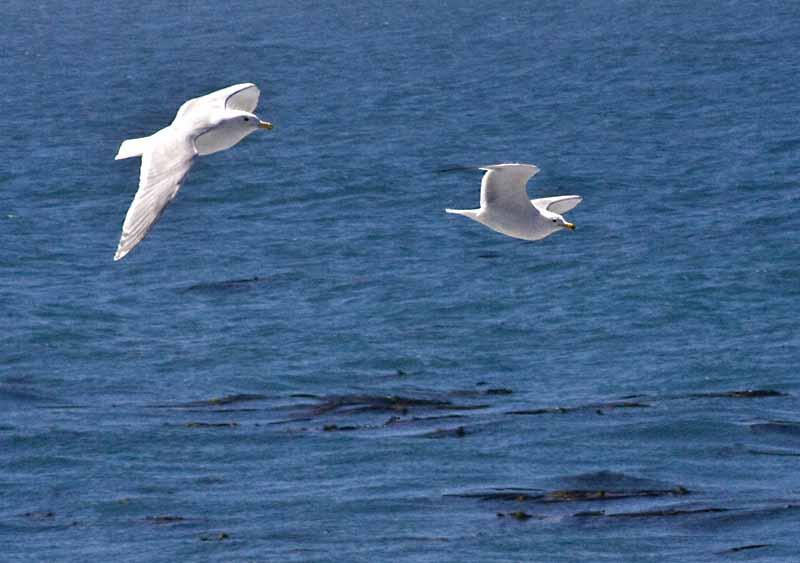
#> input picture testing_dataset/image/1.jpg, 800 x 563 px; its folder holds only this picture in this run
$ python -i utils.py   (imports and definitions only)   (older library calls are emulated)
#> lines starting #> are read from the running program, lines starting #| are printed output that depends on the picture; after the words box and inside, x2 and y2 are one past the last pixel; in counts of white or black regions, pixels touching at a corner belong together
#> further down, picture is the input picture: shape (563, 800, 3); mean B, G, R 137.7, 98.4, 65.1
import cv2
import numpy as np
import os
from skimage.feature import graycomatrix, graycoprops #type: ignore
from skimage.morphology import remove_small_objects #type: ignore


# [201 lines left out: functions get_file_names, get_image_name, segment_image_kmeans_with_spatial, split_regions_by_mask, vertical_line_score, horizontal_line_score and 4 more, not called in this run]

def watershed(image):
    # Step 1: Convert to grayscale
    gray = cv2.cvtColor(image, cv2.COLOR_BGR2GRAY)
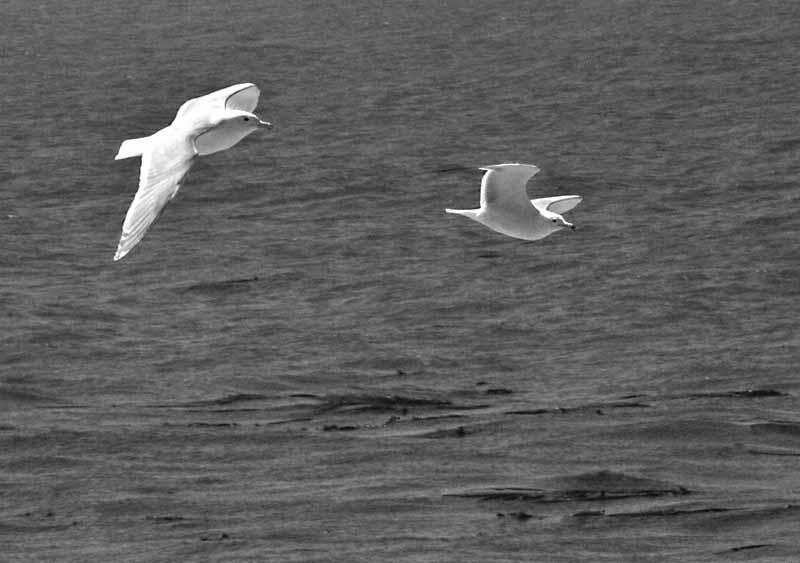
#> gray: shape (563, 800); min 1, max 255, mean 92.9

    # Step 2: Threshold to create a binary image
    _, binary = cv2.threshold(gray, 127, 255, cv2.THRESH_BINARY_INV + cv2.THRESH_OTSU)
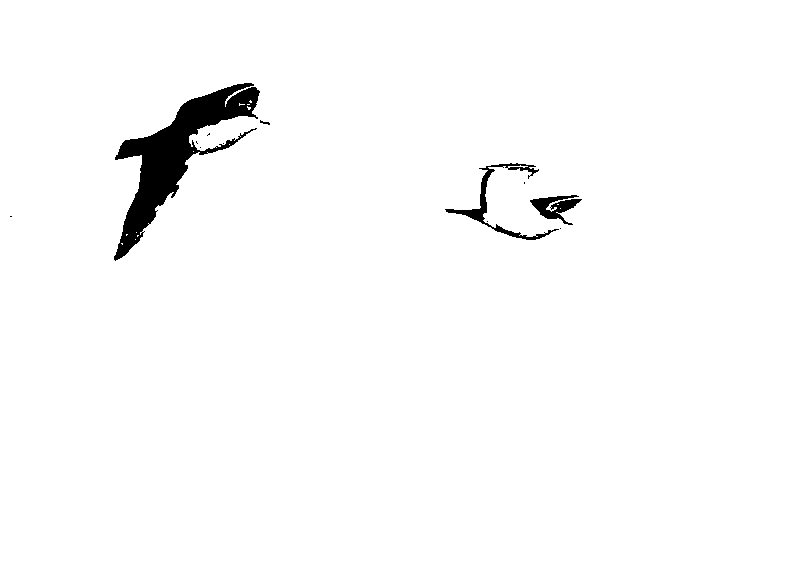
#> binary: shape (563, 800); 98% white; 12 black regions (8 under 20 px), largest, box (x1, y1, x2, y2) and area: (114, 83, 260, 261) 7439, (445, 163, 559, 240) 1012, (530, 195, 582, 225) 697, (260, 120, 270, 125) 22

    # Step 3: Remove noise using morphological operations
    kernel = np.ones((3, 3), np.uint8)
    opening = cv2.morphologyEx(binary, cv2.MORPH_OPEN, kernel, iterations=2)
#> opening: shape (563, 800); 97.9% white; 8 black regions (4 under 20 px), largest, box (x1, y1, x2, y2) and area: (114, 83, 260, 261) 7715, (445, 163, 559, 240) 1131, (530, 195, 582, 225) 796, (260, 120, 270, 125) 22

    # Step 4: Sure background area
    sure_bg = cv2.dilate(opening, kernel, iterations=3)
#> sure_bg: shape (563, 800); 98.7% white; 6 black regions (3 under 20 px), largest, box (x1, y1, x2, y2) and area: (120, 86, 255, 253) 5303, (536, 199, 576, 216) 366, (471, 212, 481, 218) 35

    # Step 5: Sure foreground area
    dist_transform = cv2.distanceTransform(opening, cv2.DIST_L2, 5)
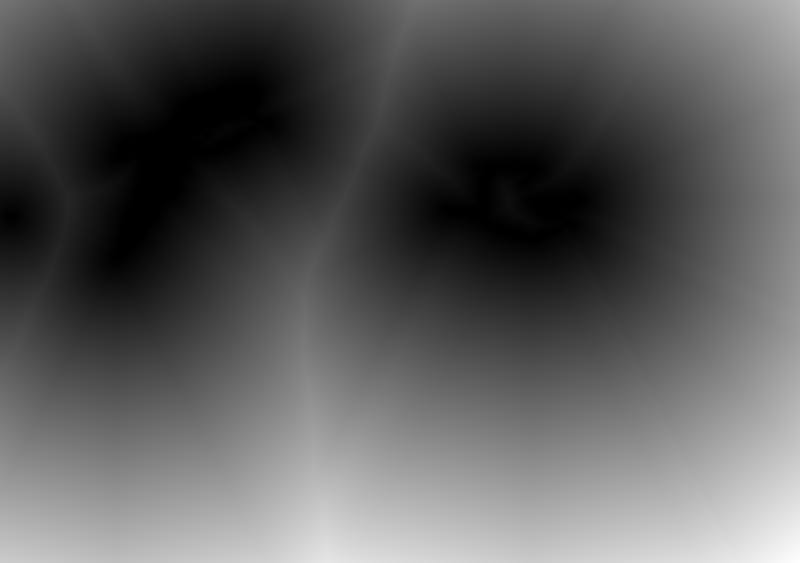
#> dist_transform: shape (563, 800) float32; min 0, max 406.3, mean 146.9; drawn with min black and max white
    _, sure_fg = cv2.threshold(dist_transform, 0.7 * dist_transform.max(), 255, 0)
#> sure_fg: shape (563, 800) float32; 10.4% white; 2 white regions, box (x1, y1, x2, y2) and area: (0, 396, 800, 563) 46770, (788, 0, 800, 16) 104

    # Step 6: Unknown region (border)
    sure_fg = np.uint8(sure_fg)
    unknown = cv2.subtract(sure_bg, sure_fg)
#> unknown: shape (563, 800); 88.3% white; 8 black regions (3 under 20 px), largest, box (x1, y1, x2, y2) and area: (0, 396, 800, 563) 46770, (120, 86, 255, 253) 5303, (536, 199, 576, 216) 366, (788, 0, 800, 16) 104, (471, 212, 481, 218) 35

    # Step 7: Marker labeling
    _, markers = cv2.connectedComponents(sure_fg)
#> markers: shape (563, 800) int32; 3 distinct labels, from 0 to 2

    # Add one to all labels so the background is not 0
    markers = markers + 1
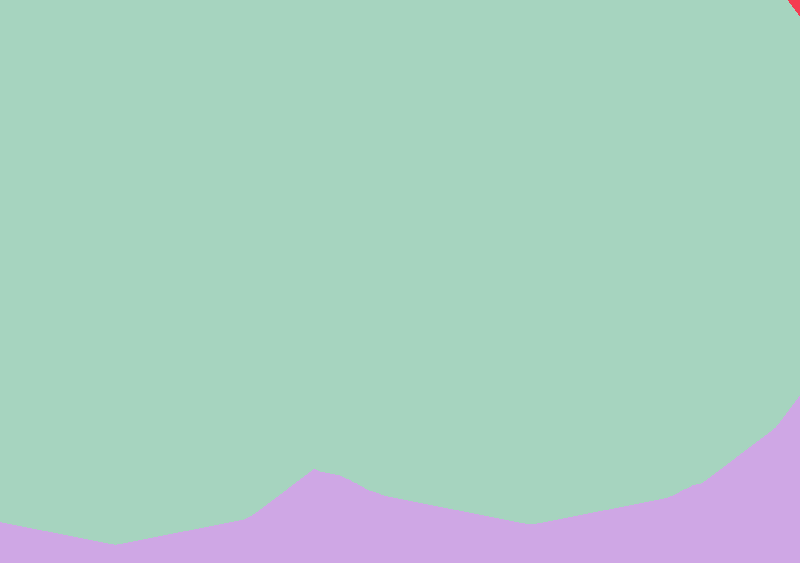
#> markers: shape (563, 800) int32; 3 distinct labels, from 1 to 3; one colour per label, 0 black

    # Mark the unknown region with zero
    markers[unknown == 255] = 0
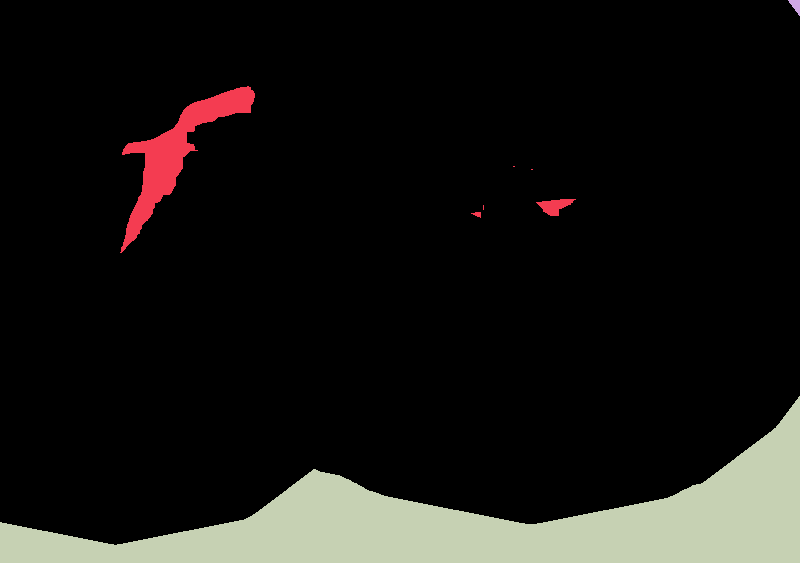
#> markers: shape (563, 800) int32; 4 distinct labels, from 0 to 3; one colour per label, 0 black

    # Step 8: Apply the watershed algorithm
    markers = cv2.watershed(image, markers)
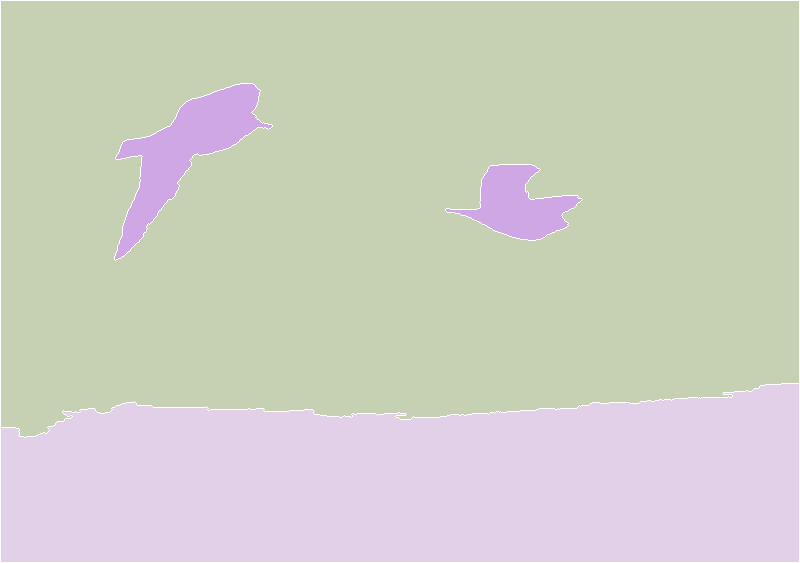
#> markers: shape (563, 800) int32; 4 distinct labels, from -1 to 3; one colour per label, 0 black, -1 white

    # Step 9: Generate binary output (e.g., foreground regions only)
    binary_output = np.zeros_like(markers, dtype=np.uint8)
    binary_output[markers > 1] = 255  # Regions with markers > 1 are foreground

    return binary_output


# [25 lines left out: functions post_process_mask, white_balance_gray_world, not called in this run]

>>> import cv2
>>> picture = cv2.imread('testing_dataset/image/1.jpg')
>>> result = watershed(picture)
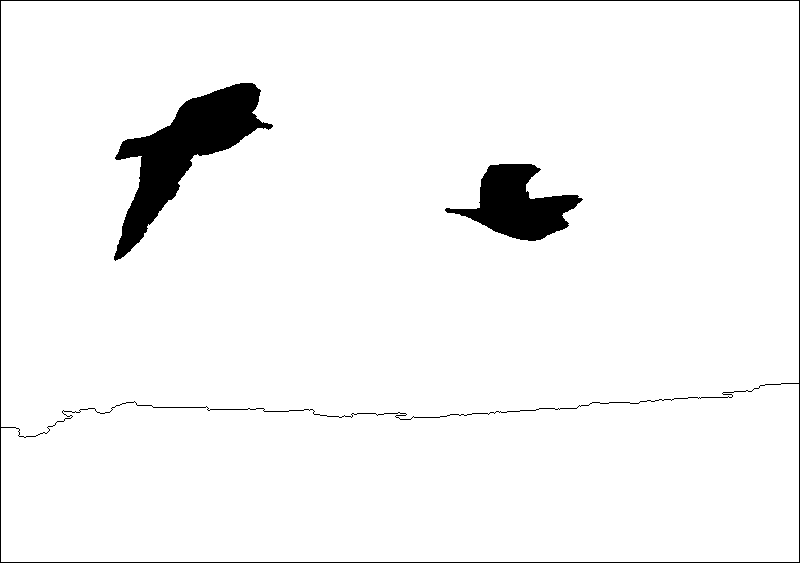
#> result: shape (563, 800); 95.9% white; 3 black regions, box (x1, y1, x2, y2) and area: (114, 83, 273, 261) 9393, (445, 164, 583, 241) 5261, (0, 0, 800, 563) 3615

$ run again, on testing_dataset/image/10.jpg
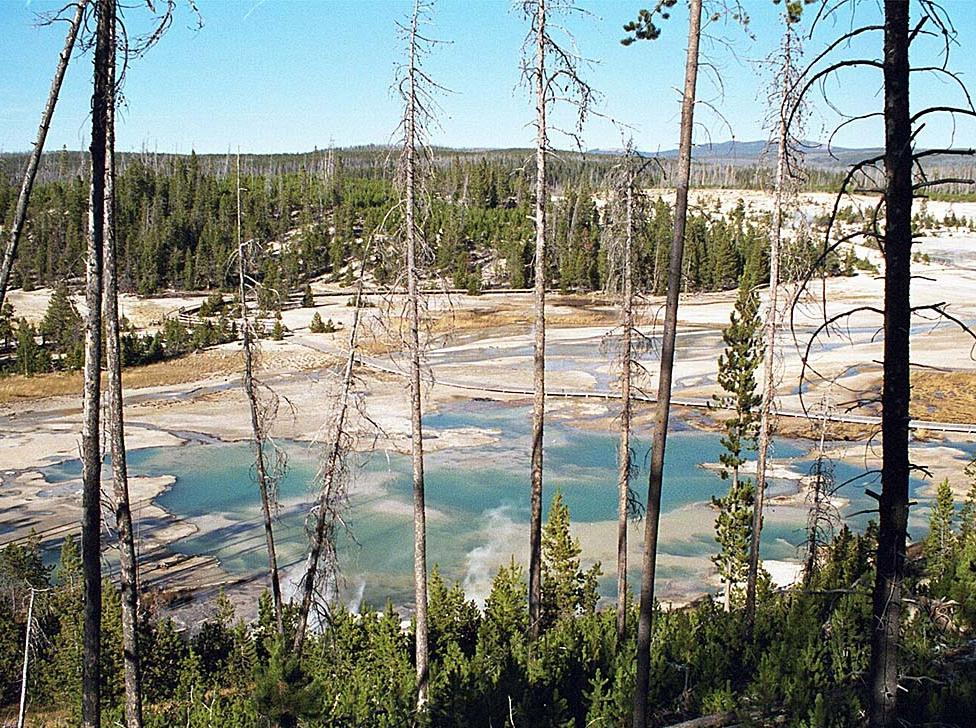
#> input picture testing_dataset/image/10.jpg, 976 x 728 px
#> picture is the input picture: shape (728, 976, 3); mean B, G, R 129.9, 139.3, 133.8
#> in watershed, `_, binary = cv2.threshold(gray, 127, 255, cv2.THRESH_BINARY_INV + cv2...`:
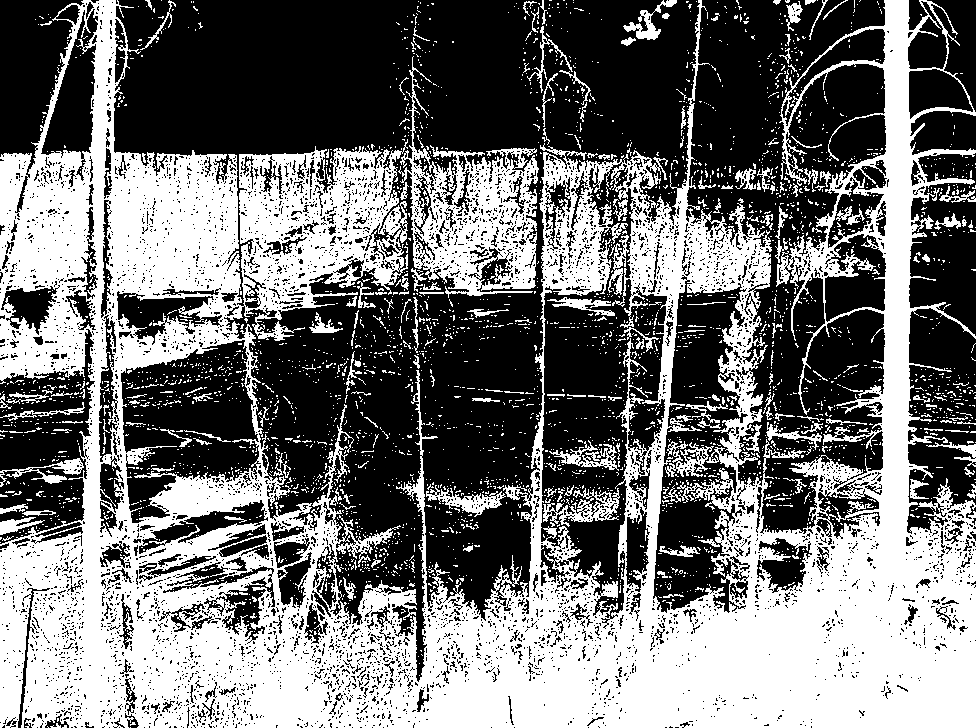
#> binary: shape (728, 976); 45.1% white; 3376 white regions (3175 under 20 px), largest, box (x1, y1, x2, y2) and area: (0, 0, 976, 728) 279742, (398, 56, 539, 298) 12343, (543, 488, 620, 527) 1140
#> opening: shape (728, 976); 28% white; 406 white regions (3 under 20 px), largest, box (x1, y1, x2, y2) and area: (378, 0, 976, 728) 85331, (114, 581, 382, 728) 16038, (108, 153, 241, 299) 14004
#> sure_bg: shape (728, 976); 40.7% white; 95 white regions, largest, box (x1, y1, x2, y2) and area: (0, 0, 976, 728) 239072, (627, 183, 774, 316) 9252, (431, 161, 540, 299) 8709
#> unknown: shape (728, 976); 40.6% white; 95 white regions, largest, box (x1, y1, x2, y2) and area: (0, 0, 976, 728) 238529, (627, 183, 774, 316) 9252, (431, 161, 540, 299) 8709
#> `result = watershed(picture)`:
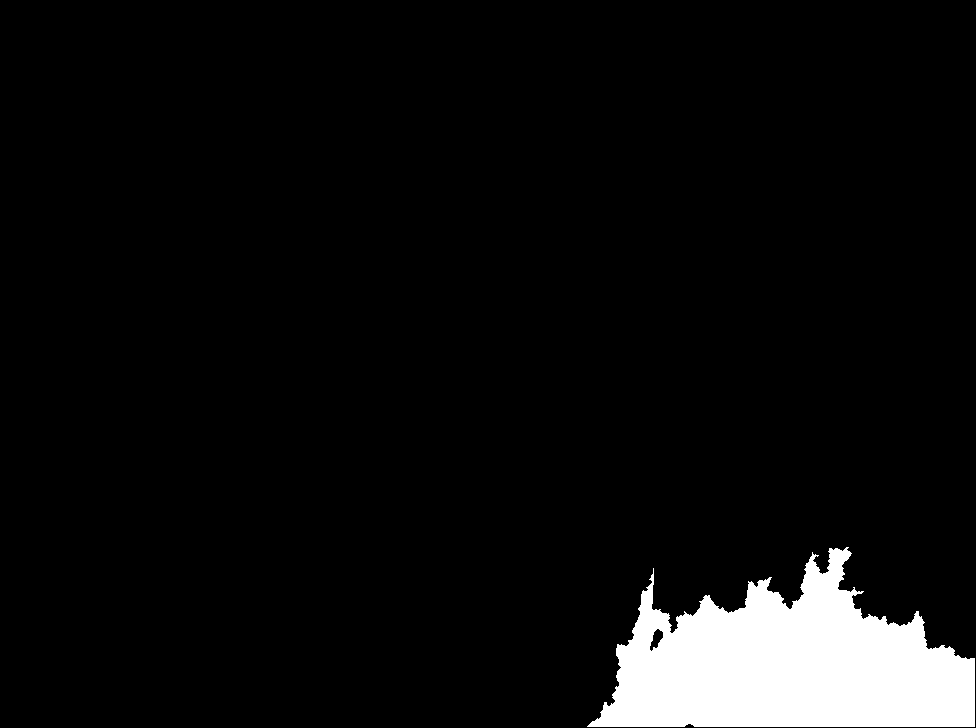
#> result: shape (728, 976); 6% white; 1 white region, box (x1, y1, x2, y2) and area: (587, 547, 975, 727) 42461

$ run again, on testing_dataset/image/11.jpg
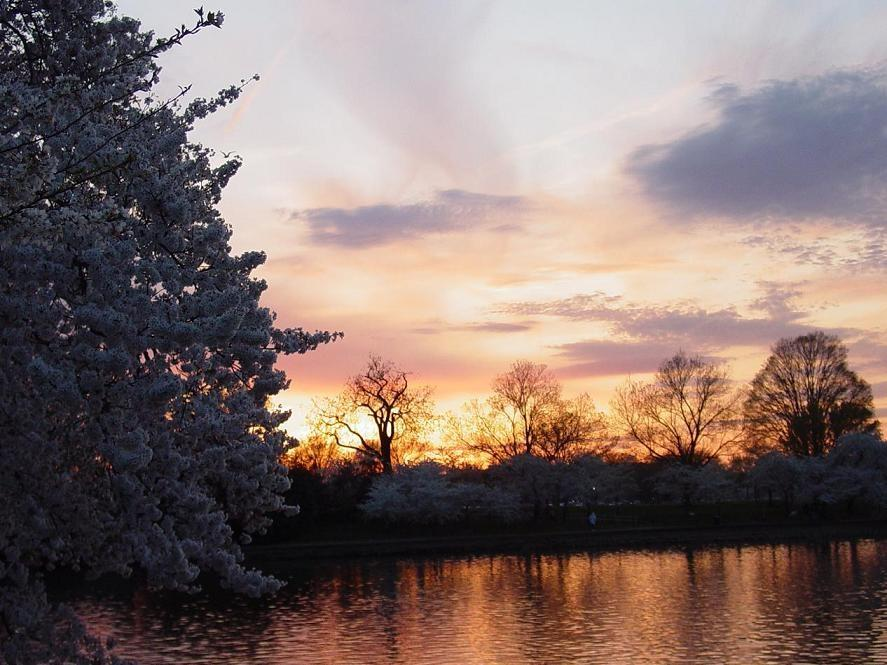
#> input picture testing_dataset/image/11.jpg, 887 x 665 px
#> picture is the input picture: shape (665, 887, 3); mean B, G, R 108.9, 114, 132
#> binary: shape (665, 887); 49.2% white; 537 white regions (521 under 20 px), largest, box (x1, y1, x2, y2) and area: (0, 0, 887, 665) 286879, (797, 130, 847, 172) 824, (846, 150, 876, 169) 200
#> opening: shape (665, 887); 45.5% white; 73 white regions (1 under 20 px), largest, box (x1, y1, x2, y2) and area: (0, 0, 887, 665) 262794, (541, 425, 584, 454) 555, (816, 135, 835, 168) 381
#> sure_bg: shape (665, 887); 49.8% white; 19 white regions, largest, box (x1, y1, x2, y2) and area: (0, 0, 887, 665) 289935, (806, 132, 838, 171) 867, (184, 98, 218, 125) 568
#> unknown: shape (665, 887); 48.9% white; 19 white regions, largest, box (x1, y1, x2, y2) and area: (0, 0, 887, 665) 284456, (806, 132, 838, 171) 867, (184, 98, 218, 125) 568
#> in watershed, `markers = cv2.watershed(image, markers)`:
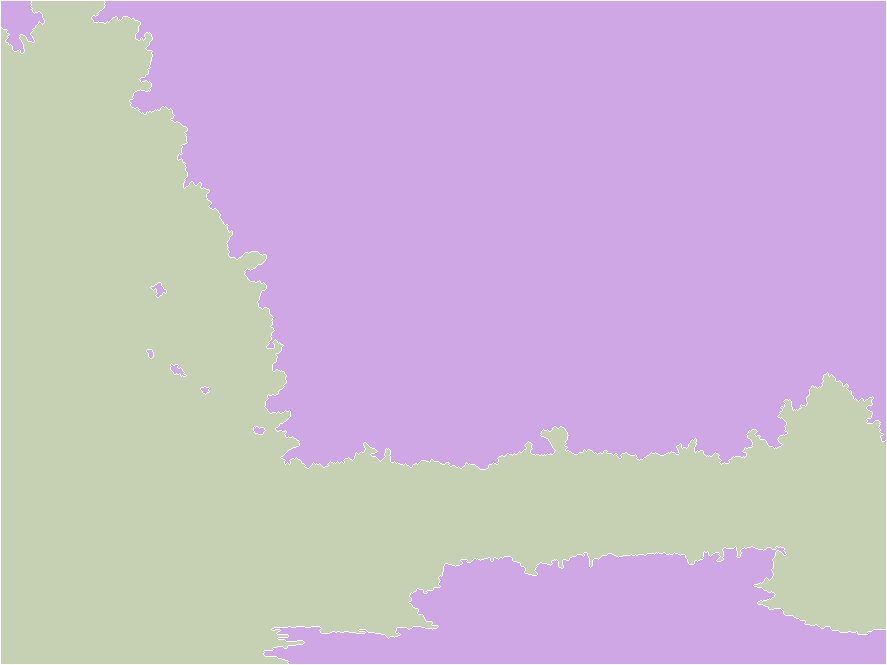
#> markers: shape (665, 887) int32; 3 distinct labels, from -1 to 2; one colour per label, 0 black, -1 white
#> `result = watershed(picture)`:
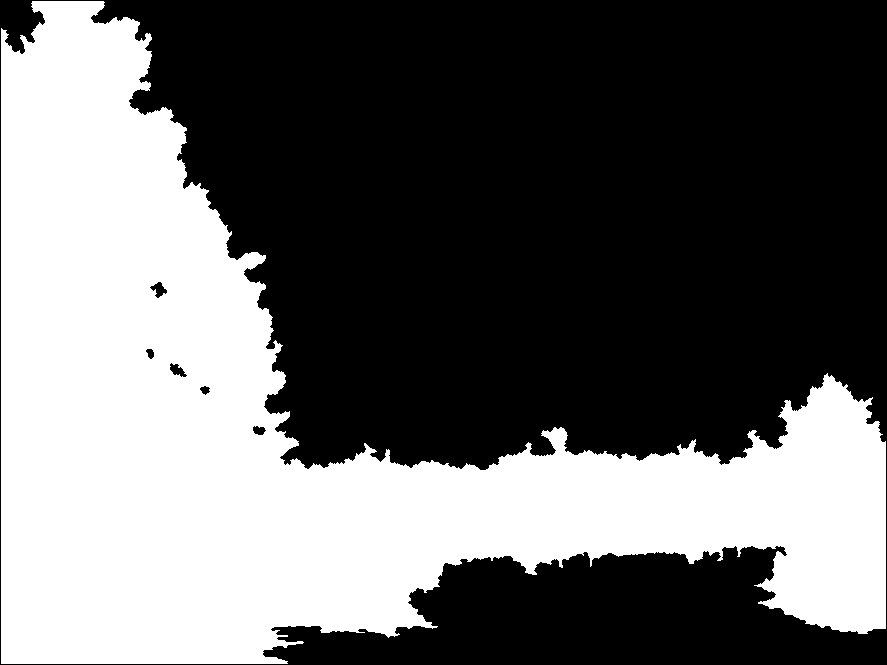
#> result: shape (665, 887); 40.6% white; 1 white region, box (x1, y1, x2, y2) and area: (1, 1, 886, 664) 239554

$ run again, on testing_dataset/image/12.jpg
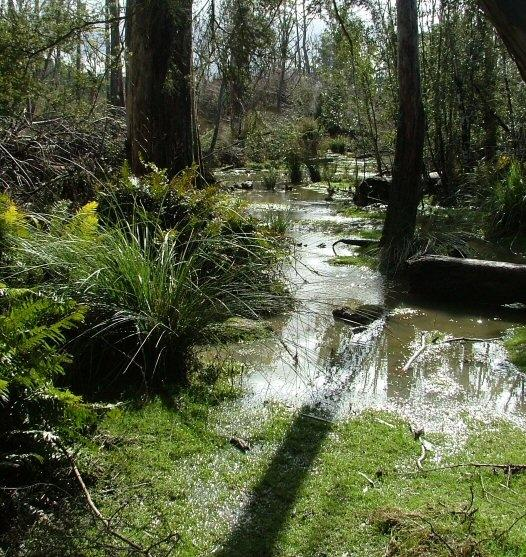
#> input picture testing_dataset/image/12.jpg, 526 x 557 px
#> picture is the input picture: shape (557, 526, 3); mean B, G, R 62.9, 90.1, 82.8
#> binary: shape (557, 526); 64.2% white; 4393 black regions (4240 under 20 px), largest, box (x1, y1, x2, y2) and area: (73, 149, 526, 557) 69930, (0, 195, 146, 290) 3910, (246, 0, 342, 101) 3513
#> opening: shape (557, 526); 40.7% white; 171 white regions (5 under 20 px), largest, box (x1, y1, x2, y2) and area: (350, 0, 526, 339) 39057, (86, 0, 287, 189) 19618, (44, 241, 257, 415) 17406
#> sure_bg: shape (557, 526); 56.4% white; 82 black regions (43 under 20 px), largest, box (x1, y1, x2, y2) and area: (58, 143, 526, 557) 92415, (238, 0, 395, 159) 12633, (0, 195, 157, 332) 8474
#> `result = watershed(picture)`:
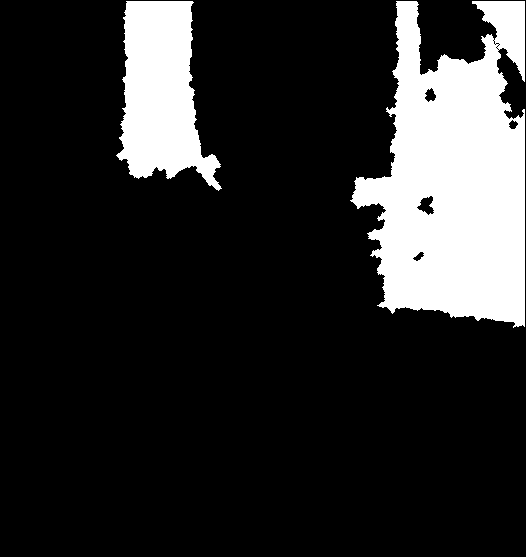
#> result: shape (557, 526); 17.2% white; 2 white regions, box (x1, y1, x2, y2) and area: (350, 1, 525, 328) 37979, (116, 1, 222, 191) 12492
